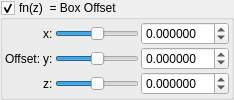
      <widget class="MyGroupBox" name="groupCheck_transf_function_enabledz_false">
       <property name="toolTip">
        <string/>
       </property>
       <property name="title">
        <string>fn(z)  = Box Offset</string>
       </property>
       <property name="checkable">
        <bool>true</bool>
       </property>
       <layout class="QVBoxLayout" name="verticalLayout_49">
        <property name="spacing">
         <number>2</number>
        </property>
        <property name="leftMargin">
         <number>2</number>
        </property>
        <property name="topMargin">
         <number>2</number>
        </property>
        <property name="rightMargin">
         <number>2</number>
        </property>
        <property name="bottomMargin">
         <number>2</number>
        </property>
        <item>
         <layout class="QGridLayout" name="gridLayout_23">
          <property name="spacing">
           <number>2</number>
          </property>
          <item row="0" column="2">
           <widget class="QSlider" name="slider3_transf_addition_constant_x">
            <property name="sizePolicy">
             <sizepolicy hsizetype="Expanding" vsizetype="Maximum">
              <horstretch>0</horstretch>
              <verstretch>0</verstretch>
             </sizepolicy>
            </property>
            <property name="minimum">
             <number>-10000000</number>
            </property>
            <property name="maximum">
             <number>10000000</number>
            </property>
            <property name="value">
             <number>0</number>
            </property>
            <property name="sliderPosition">
             <number>0</number>
            </property>
            <property name="orientation">
             <enum>Qt::Horizontal</enum>
            </property>
           </widget>
          </item>
          <item row="0" column="3">
           <widget class="MyDoubleSpinBox" name="spinbox3_transf_addition_constant_x">
            <property name="sizePolicy">
             <sizepolicy hsizetype="Minimum" vsizetype="Maximum">
              <horstretch>0</horstretch>
              <verstretch>0</verstretch>
             </sizepolicy>
            </property>
            <property name="prefix">
             <string/>
            </property>
            <property name="suffix">
             <string/>
            </property>
            <property name="decimals">
             <number>6</number>
            </property>
            <property name="minimum">
             <double>-99.989999999999995</double>
            </property>
            <property name="maximum">
             <double>99.989999999999995</double>
            </property>
            <property name="singleStep">
             <double>0.100000000000000</double>
            </property>
           </widget>
          </item>
          <item row="2" column="3">
           <widget class="MyDoubleSpinBox" name="spinbox3_transf_addition_constant_z">
            <property name="sizePolicy">
             <sizepolicy hsizetype="Minimum" vsizetype="Maximum">
              <horstretch>0</horstretch>
              <verstretch>0</verstretch>
             </sizepolicy>
            </property>
            <property name="prefix">
             <string/>
            </property>
            <property name="suffix">
             <string/>
            </property>
            <property name="decimals">
             <number>6</number>
            </property>
            <property name="minimum">
             <double>-99.989999999999995</double>
            </property>
            <property name="maximum">
             <double>99.989999999999995</double>
            </property>
            <property name="singleStep">
             <double>0.100000000000000</double>
            </property>
           </widget>
          </item>
          <item row="1" column="0">
           <widget class="QLabel" name="label_126">
            <property name="text">
             <string>Offset:</string>
            </property>
           </widget>
          </item>
          <item row="2" column="2">
           <widget class="QSlider" name="slider3_transf_addition_constant_z">
            <property name="sizePolicy">
             <sizepolicy hsizetype="Expanding" vsizetype="Maximum">
              <horstretch>0</horstretch>
              <verstretch>0</verstretch>
             </sizepolicy>
            </property>
            <property name="minimum">
             <number>-10000000</number>
            </property>
            <property name="maximum">
             <number>10000000</number>
            </property>
            <property name="value">
             <number>0</number>
            </property>
            <property name="sliderPosition">
             <number>0</number>
            </property>
            <property name="orientation">
             <enum>Qt::Horizontal</enum>
            </property>
           </widget>
          </item>
          <item row="0" column="1">
           <widget class="QLabel" name="label_124">
            <property name="text">
             <string>x:</string>
            </property>
           </widget>
          </item>
          <item row="2" column="1">
           <widget class="QLabel" name="label_125">
            <property name="text">
             <string>z:</string>
            </property>
           </widget>
          </item>
          <item row="1" column="1">
           <widget class="QLabel" name="label_123">
            <property name="text">
             <string>y:</string>
            </property>
           </widget>
          </item>
          <item row="1" column="3">
           <widget class="MyDoubleSpinBox" name="spinbox3_transf_addition_constant_y">
            <property name="sizePolicy">
             <sizepolicy hsizetype="Minimum" vsizetype="Maximum">
              <horstretch>0</horstretch>
              <verstretch>0</verstretch>
             </sizepolicy>
            </property>
            <property name="prefix">
             <string/>
            </property>
            <property name="suffix">
             <string/>
            </property>
            <property name="decimals">
             <number>6</number>
            </property>
            <property name="minimum">
             <double>-99.989999999999995</double>
            </property>
            <property name="maximum">
             <double>99.989999999999995</double>
            </property>
            <property name="singleStep">
             <double>0.100000000000000</double>
            </property>
           </widget>
          </item>
          <item row="1" column="2">
           <widget class="QSlider" name="slider3_transf_addition_constant_y">
            <property name="sizePolicy">
             <sizepolicy hsizetype="Expanding" vsizetype="Maximum">
              <horstretch>0</horstretch>
              <verstretch>0</verstretch>
             </sizepolicy>
            </property>
            <property name="minimum">
             <number>-10000000</number>
            </property>
            <property name="maximum">
             <number>10000000</number>
            </property>
            <property name="value">
             <number>0</number>
            </property>
            <property name="sliderPosition">
             <number>0</number>
            </property>
            <property name="orientation">
             <enum>Qt::Horizontal</enum>
            </property>
           </widget>
          </item>
         </layout>
        </item>
       </layout>
      </widget>
